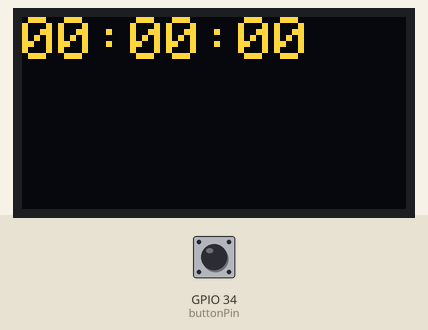
The sketch below on a simulated ESP32. Parts: 128×64 one-colour display. The test bench sets the inputs (shaded band); at power-on: GPIO 34 (buttonPin) LOW. The OLED is the two-colour kind (top 16 rows yellow); what the sketch prints to the serial monitor is not drawn.

Above: at 1.2 s.
1.3 s: GPIO 34 (buttonPin) pulled HIGH for 0.15 s
At 3.2 s:
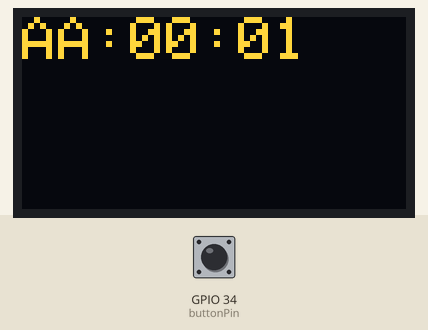
4.4 s: GPIO 34 (buttonPin) pulled HIGH for 1 s
At 6.1 s:
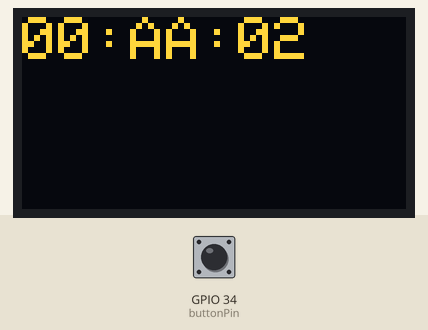
8.4 s: GPIO 34 (buttonPin) pulled HIGH for 0.15 s
At 8.8 s:
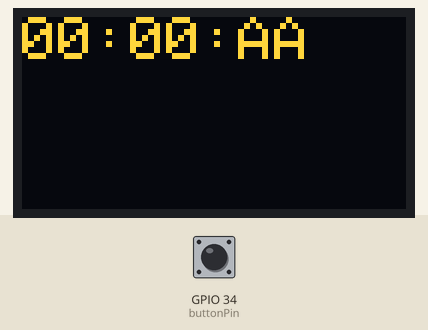
10.0 s: GPIO 34 (buttonPin) pulled HIGH for 1 s
At 12.0 s:
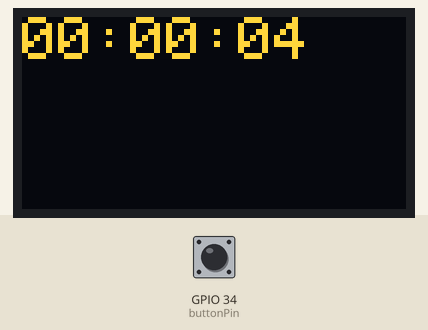
Timing chart, 0 to 13.5 s (numbered marks = the images above; inputs shaded):
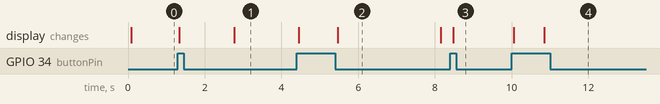

The sketch:

Watch.ino
```cpp
#include <Wire.h>
#include <Adafruit_GFX.h>
#include <Adafruit_SSD1306.h>

//Peripheral Mapped Address
#define OLED_ADDR   0x3C

//I2C Wire GPIO pin numbers
#define SDA 21
#define SCL 22

//Peripheral Pins
#define buttonPin 34

//OLED Display
Adafruit_SSD1306 display(128, 64, &Wire, -1);

 //Initial values
int second = 0;
int minute = 0;
int hour = 0;
String hourOut, minuteOut, secondOut;

//Usage variables
int state = 0;
int counter = 0;

int currButton = 0;
int oldButton = 0;

//Setup
void setup() {
  //Serial setup
  Serial.begin(115200);

  //Setting I2C pins
  Wire.setPins(SDA, SCL);
  Wire.begin();

  //Display Setup
  display.begin(SSD1306_SWITCHCAPVCC, OLED_ADDR); //Turns on display
  display.clearDisplay(); //Clears ram buffer
  display.setTextColor(1);
  display.setTextSize(2);
  display.setCursor(20, 20);
  display.display();

  //Button Setup
  pinMode(buttonPin, INPUT);
}

//Loop
void loop() {
    int buttonVal = digitalRead(buttonPin);
    stateSelect(buttonVal);
    iterateTime(hour, minute, second);
    String output = makeTime(hourOut, minuteOut, secondOut);
    // Display the result
    display.clearDisplay(); // Clear display buffer
    display.setCursor(0, 0); // Set cursor position
    display.println(output); // Print output string
    display.display(); // Send buffer to display
    Serial.println(counter);


}

//Functions
String makeTime(const String &hour, const String &minute, const String &second) {
    String result = "";
    String newHour = "";
    String newMinute = "";
    String newSecond = "";
    if(hour.toInt() < 10 && hour != "AA") {
      newHour += "0" + hour;
    } else {
      newHour += hour;
    }
    if(minute.toInt() < 10 && minute != "AA") {
      newMinute += "0" + minute;
    } else {
      newMinute += minute;
    }
    if(second.toInt() < 10 && second != "AA") {
      newSecond += "0" + second;
    } else {
      newSecond += second;
    }

    result += newHour + ":" + newMinute + ":" + newSecond;

    return result;
}

void iterateTime(int &hour, int &minute, int &second) {
  delay(1);
  if(counter < 100) {
    counter++;
  } else {
    counter = 0;
    if(second > 60) {
      second = 0;
      minute++;
    } else {
      second++;
    }
    if(minute > 60) {
      minute = 0;
      hour++;
    }
    if(hour > 24) {
      hour = 0;
    }
  }
}

void stateSelect(int button) {
  currButton = button;
  if(currButton == HIGH && oldButton == LOW){
    if(state == 3) {
      state = 0;
    } else {
      state++;
    }
  }
  oldButton = currButton;

  switch(state) {
    case 1:
      hourOut   = "AA";
      minuteOut = String(minute);
      secondOut = String(second);
      break;
    case 2:
      hourOut   = String(hour);
      minuteOut = "AA";
      secondOut = String(second);
      break;
    case 3:
      hourOut   = String(hour);
      minuteOut = String(minute);
      secondOut = "AA";
      break;
    default:
      hourOut   = String(hour);
      minuteOut = String(minute);
      secondOut = String(second);
      break;
  }
}
```

Measured:
- after the input at 1.3 s, the display: first changes at once (image 1 shows a later state)
- after the input at 4.4 s, the display: first changes after 0.05 s (image 2 shows a later state)
- after the input at 8.4 s, the display: changes after 0.08 s (image 3)
- after the input at 10.0 s, the display: first changes after 0.05 s (image 4 shows a later state)
- what the display in image 2 shows lasts 2.7 s, from 5.5 s to 8.2 s
